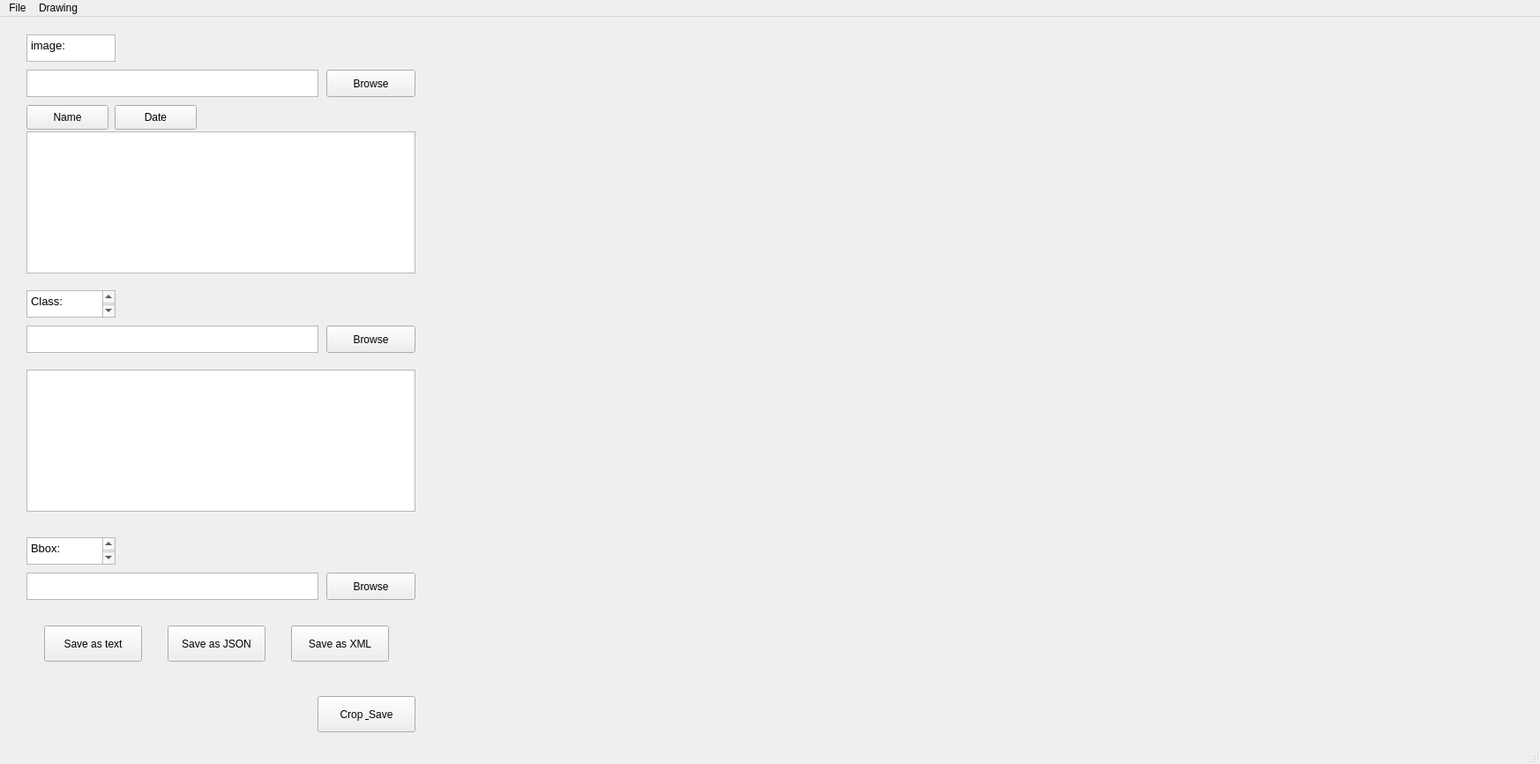
<?xml version="1.0" encoding="UTF-8"?>
<ui version="4.0">
 <class>mainwindow</class>
 <widget class="QMainWindow" name="mainwindow">
  <property name="geometry">
   <rect>
    <x>0</x>
    <y>0</y>
    <width>1746</width>
    <height>866</height>
   </rect>
  </property>
  <property name="windowTitle">
   <string>mainwindow</string>
  </property>
  <widget class="QWidget" name="centralwidget">
   <widget class="QPushButton" name="pushButton">
    <property name="geometry">
     <rect>
      <x>370</x>
      <y>60</y>
      <width>101</width>
      <height>31</height>
     </rect>
    </property>
    <property name="text">
     <string>Browse</string>
    </property>
   </widget>
   <widget class="QTextBrowser" name="textBrowser">
    <property name="geometry">
     <rect>
      <x>30</x>
      <y>60</y>
      <width>331</width>
      <height>31</height>
     </rect>
    </property>
   </widget>
   <widget class="QTextEdit" name="textEdit">
    <property name="geometry">
     <rect>
      <x>30</x>
      <y>20</y>
      <width>101</width>
      <height>31</height>
     </rect>
    </property>
    <property name="html">
     <string>&lt;!DOCTYPE HTML PUBLIC &quot;-//W3C//DTD HTML 4.0//EN&quot; &quot;http://www.w3.org/TR/REC-html40/strict.dtd&quot;&gt;
&lt;html&gt;&lt;head&gt;&lt;meta name=&quot;qrichtext&quot; content=&quot;1&quot; /&gt;&lt;style type=&quot;text/css&quot;&gt;
p, li { white-space: pre-wrap; }
&lt;/style&gt;&lt;/head&gt;&lt;body style=&quot; font-family:'MS Shell Dlg 2'; font-size:7.8pt; font-weight:400; font-style:normal;&quot;&gt;
&lt;p style=&quot; margin-top:0px; margin-bottom:0px; margin-left:0px; margin-right:0px; -qt-block-indent:0; text-indent:0px;&quot;&gt;&lt;span style=&quot; font-size:10pt;&quot;&gt;image:&lt;/span&gt;&lt;/p&gt;&lt;/body&gt;&lt;/html&gt;</string>
    </property>
   </widget>
   <widget class="QTextBrowser" name="textBrowser_2">
    <property name="geometry">
     <rect>
      <x>30</x>
      <y>130</y>
      <width>441</width>
      <height>161</height>
     </rect>
    </property>
   </widget>
   <widget class="QTextBrowser" name="textBrowser_3">
    <property name="geometry">
     <rect>
      <x>30</x>
      <y>400</y>
      <width>441</width>
      <height>161</height>
     </rect>
    </property>
   </widget>
   <widget class="QTextBrowser" name="textBrowser_4">
    <property name="geometry">
     <rect>
      <x>30</x>
      <y>350</y>
      <width>331</width>
      <height>31</height>
     </rect>
    </property>
   </widget>
   <widget class="QPushButton" name="pushButton_2">
    <property name="geometry">
     <rect>
      <x>370</x>
      <y>350</y>
      <width>101</width>
      <height>31</height>
     </rect>
    </property>
    <property name="text">
     <string>Browse</string>
    </property>
   </widget>
   <widget class="QTextEdit" name="textEdit_2">
    <property name="geometry">
     <rect>
      <x>30</x>
      <y>310</y>
      <width>101</width>
      <height>31</height>
     </rect>
    </property>
    <property name="html">
     <string>&lt;!DOCTYPE HTML PUBLIC &quot;-//W3C//DTD HTML 4.0//EN&quot; &quot;http://www.w3.org/TR/REC-html40/strict.dtd&quot;&gt;
&lt;html&gt;&lt;head&gt;&lt;meta name=&quot;qrichtext&quot; content=&quot;1&quot; /&gt;&lt;style type=&quot;text/css&quot;&gt;
p, li { white-space: pre-wrap; }
&lt;/style&gt;&lt;/head&gt;&lt;body style=&quot; font-family:'MS Shell Dlg 2'; font-size:7.8pt; font-weight:400; font-style:normal;&quot;&gt;
&lt;p style=&quot; margin-top:0px; margin-bottom:0px; margin-left:0px; margin-right:0px; -qt-block-indent:0; text-indent:0px;&quot;&gt;&lt;span style=&quot; font-size:10pt;&quot;&gt;Class:&lt;/span&gt;&lt;/p&gt;
&lt;p style=&quot;-qt-paragraph-type:empty; margin-top:0px; margin-bottom:0px; margin-left:0px; margin-right:0px; -qt-block-indent:0; text-indent:0px; font-size:10pt;&quot;&gt;&lt;br /&gt;&lt;/p&gt;&lt;/body&gt;&lt;/html&gt;</string>
    </property>
   </widget>
   <widget class="QPushButton" name="pushButton_3">
    <property name="geometry">
     <rect>
      <x>370</x>
      <y>630</y>
      <width>101</width>
      <height>31</height>
     </rect>
    </property>
    <property name="text">
     <string>Browse</string>
    </property>
   </widget>
   <widget class="QTextEdit" name="textEdit_3">
    <property name="geometry">
     <rect>
      <x>30</x>
      <y>590</y>
      <width>101</width>
      <height>31</height>
     </rect>
    </property>
    <property name="html">
     <string>&lt;!DOCTYPE HTML PUBLIC &quot;-//W3C//DTD HTML 4.0//EN&quot; &quot;http://www.w3.org/TR/REC-html40/strict.dtd&quot;&gt;
&lt;html&gt;&lt;head&gt;&lt;meta name=&quot;qrichtext&quot; content=&quot;1&quot; /&gt;&lt;style type=&quot;text/css&quot;&gt;
p, li { white-space: pre-wrap; }
&lt;/style&gt;&lt;/head&gt;&lt;body style=&quot; font-family:'MS Shell Dlg 2'; font-size:7.8pt; font-weight:400; font-style:normal;&quot;&gt;
&lt;p style=&quot; margin-top:0px; margin-bottom:0px; margin-left:0px; margin-right:0px; -qt-block-indent:0; text-indent:0px;&quot;&gt;&lt;span style=&quot; font-size:10pt;&quot;&gt;Bbox:&lt;/span&gt;&lt;/p&gt;
&lt;p style=&quot;-qt-paragraph-type:empty; margin-top:0px; margin-bottom:0px; margin-left:0px; margin-right:0px; -qt-block-indent:0; text-indent:0px; font-size:10pt;&quot;&gt;&lt;br /&gt;&lt;/p&gt;&lt;/body&gt;&lt;/html&gt;</string>
    </property>
   </widget>
   <widget class="QTextBrowser" name="textBrowser_5">
    <property name="geometry">
     <rect>
      <x>30</x>
      <y>630</y>
      <width>331</width>
      <height>31</height>
     </rect>
    </property>
   </widget>
   <widget class="QPushButton" name="pushButton_13">
    <property name="geometry">
     <rect>
      <x>360</x>
      <y>770</y>
      <width>111</width>
      <height>41</height>
     </rect>
    </property>
    <property name="text">
     <string>Crop &amp; Save</string>
    </property>
   </widget>
   <widget class="QPushButton" name="pushButton_14">
    <property name="geometry">
     <rect>
      <x>50</x>
      <y>690</y>
      <width>111</width>
      <height>41</height>
     </rect>
    </property>
    <property name="text">
     <string>Save as text</string>
    </property>
   </widget>
   <widget class="QPushButton" name="pushButton_15">
    <property name="geometry">
     <rect>
      <x>330</x>
      <y>690</y>
      <width>111</width>
      <height>41</height>
     </rect>
    </property>
    <property name="text">
     <string>Save as XML</string>
    </property>
   </widget>
   <widget class="QPushButton" name="pushButton_16">
    <property name="geometry">
     <rect>
      <x>190</x>
      <y>690</y>
      <width>111</width>
      <height>41</height>
     </rect>
    </property>
    <property name="text">
     <string>Save as JSON</string>
    </property>
   </widget>
   <widget class="CustomView" name="show_image">
    <property name="geometry">
     <rect>
      <x>490</x>
      <y>20</y>
      <width>1241</width>
      <height>791</height>
     </rect>
    </property>
    <property name="text">
     <string/>
    </property>
    <property name="textFormat">
     <enum>Qt::PlainText</enum>
    </property>
   </widget>
   <widget class="QPushButton" name="pushButton_4">
    <property name="geometry">
     <rect>
      <x>30</x>
      <y>100</y>
      <width>93</width>
      <height>28</height>
     </rect>
    </property>
    <property name="text">
     <string>Name</string>
    </property>
   </widget>
   <widget class="QPushButton" name="pushButton_5">
    <property name="geometry">
     <rect>
      <x>130</x>
      <y>100</y>
      <width>93</width>
      <height>28</height>
     </rect>
    </property>
    <property name="text">
     <string>Date</string>
    </property>
   </widget>
  </widget>
  <widget class="QMenuBar" name="menubar">
   <property name="geometry">
    <rect>
     <x>0</x>
     <y>0</y>
     <width>1746</width>
     <height>26</height>
    </rect>
   </property>
   <widget class="QMenu" name="menuMenu">
    <property name="title">
     <string>File</string>
    </property>
    <addaction name="actionQuit"/>
   </widget>
   <widget class="QMenu" name="menuDrawing">
    <property name="title">
     <string>Drawing</string>
    </property>
    <addaction name="actionrectangle"/>
    <addaction name="actionsquare"/>
    <addaction name="actiontriangle"/>
    <addaction name="actiontrapezium"/>
    <addaction name="actionpolygon"/>
   </widget>
   <addaction name="menuMenu"/>
   <addaction name="menuDrawing"/>
  </widget>
  <widget class="QStatusBar" name="statusbar"/>
  <action name="actionQuit">
   <property name="text">
    <string>exit</string>
   </property>
  </action>
  <action name="actionrectangle">
   <property name="text">
    <string>rectangle</string>
   </property>
  </action>
  <action name="actionsquare">
   <property name="text">
    <string>square</string>
   </property>
  </action>
  <action name="actiontriangle">
   <property name="text">
    <string>triangle</string>
   </property>
  </action>
  <action name="actiontrapezium">
   <property name="text">
    <string>trapezium</string>
   </property>
  </action>
  <action name="actionpolygon">
   <property name="text">
    <string>polygon</string>
   </property>
  </action>
 </widget>
 <customwidgets>
  <customwidget>
   <class>CustomView</class>
   <extends>QLabel</extends>
   <header>customview.h</header>
  </customwidget>
 </customwidgets>
 <resources/>
 <connections/>
</ui>
